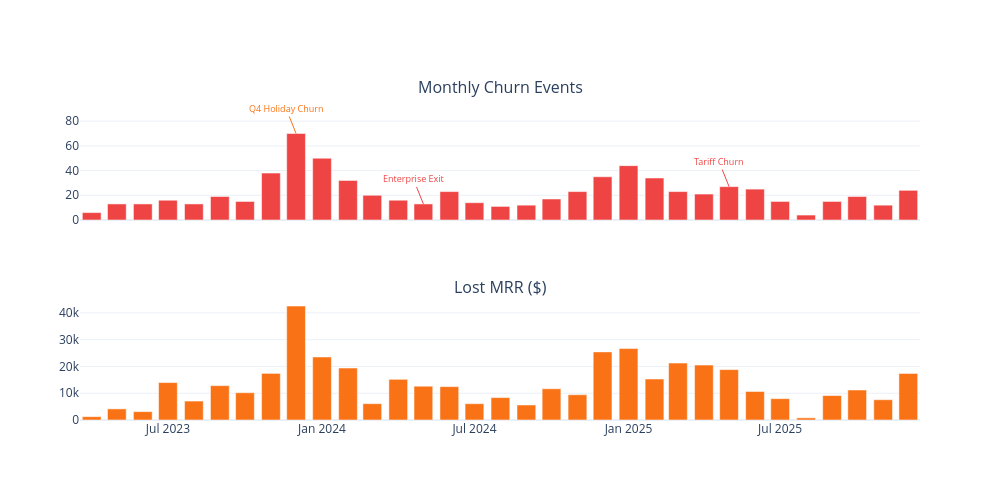

This figure's notebook cell:
### Code cell
# ── Monthly churn events with storyline annotations ──
churn_monthly = q("""
    SELECT strftime('%Y-%m', movement_date) as month,
           COUNT(*) as churns,
           SUM(ABS(amount)) as lost_mrr
    FROM mrr_movements WHERE movement_type = 'churn'
    GROUP BY month ORDER BY month
""")

fig = make_subplots(rows=2, cols=1, shared_xaxes=True,
                    subplot_titles=("Monthly Churn Events", "Lost MRR ($)"))
fig.add_trace(go.Bar(x=churn_monthly.month, y=churn_monthly.churns,
                     marker_color="#ef4444", name="Churns"), row=1, col=1)
fig.add_trace(go.Bar(x=churn_monthly.month, y=churn_monthly.lost_mrr,
                     marker_color="#f97316", name="Lost MRR"), row=2, col=1)

for month, label, color in [
    ("2023-12", "Q4 Holiday Churn", "#f97316"),
    ("2024-05", "Enterprise Exit", "#ef4444"),
    ("2025-05", "Tariff Churn", "#ef4444"),
]:
    if month in churn_monthly.month.values:
        y = churn_monthly[churn_monthly.month == month].churns.values[0]
        fig.add_annotation(x=month, y=y, text=label, showarrow=True, ay=-25,
                          font=dict(size=9, color=color), arrowcolor=color, row=1, col=1)

fig.update_layout(height=500, width=1000, showlegend=False)
fig.show()

### Figure 1 — Plotly figure (JSON) as saved in the notebook; plotly's stock layout.template omitted (floating-point values rounded to 4 significant figures)
{"data": [{"marker": {"color": "#ef4444"}, "name": "Churns", "type": "bar", "x": ["2023-04", "2023-05", "2023-06", "2023-07", "2023-08", "2023-09", "2023-10", "2023-11", "2023-12", "2024-01", "2024-02", "2024-03", "2024-04", "2024-05", "2024-06", "2024-07", "2024-08", "2024-09", "2024-10", "2024-11", "2024-12", "2025-01", "2025-02", "2025-03", "2025-04", "2025-05", "2025-06", "2025-07", "2025-08", "2025-09", "2025-10", "2025-11", "2025-12"], "xaxis": "x", "y": [6, 13, 13, 16, 13, 19, 15, 38, 70, 50, 32, 20, 16, 13, 23, 14, 11, 12, 17, 23, 35, 44, 34, 23, 21, 27, 25, 15, 4, 15, 19, 12, 24], "yaxis": "y"}, {"marker": {"color": "#f97316"}, "name": "Lost MRR", "type": "bar", "x": ["2023-04", "2023-05", "2023-06", "2023-07", "2023-08", "2023-09", "2023-10", "2023-11", "2023-12", "2024-01", "2024-02", "2024-03", "2024-04", "2024-05", "2024-06", "2024-07", "2024-08", "2024-09", "2024-10", "2024-11", "2024-12", "2025-01", "2025-02", "2025-03", "2025-04", "2025-05", "2025-06", "2025-07", "2025-08", "2025-09", "2025-10", "2025-11", "2025-12"], "xaxis": "x2", "y": [1247.0, 4151.0, 3123.0, 13980.0, 7079.0, 12830.0, 10190.0, 17410.0, 42580.0, 23540.0, 19410.0, 6103.0, 15190.0, 12620.0, 12460.0, 6094.0, 8378.0, 5610.0, 11680.0, 9437.0, 25440.0, 26690.0, 15320.0, 21250.0, 20510.0, 18830.0, 10650.0, 7973.0, 805.0, 9134.0, 11210.0, 7579.0, 17380.0], "yaxis": "y2"}], "layout": {"annotations": [{"font": {"size": 16}, "showarrow": false, "text": "Monthly Churn Events", "x": 0.5, "xanchor": "center", "xref": "paper", "y": 1, "yanchor": "bottom", "yref": "paper"}, {"font": {"size": 16}, "showarrow": false, "text": "Lost MRR ($)", "x": 0.5, "xanchor": "center", "xref": "paper", "y": 0.375, "yanchor": "bottom", "yref": "paper"}, {"arrowcolor": "#f97316", "ay": -25, "font": {"color": "#f97316", "size": 9}, "showarrow": true, "text": "Q4 Holiday Churn", "x": "2023-12", "xref": "x", "y": 70, "yref": "y"}, {"arrowcolor": "#ef4444", "ay": -25, "font": {"color": "#ef4444", "size": 9}, "showarrow": true, "text": "Enterprise Exit", "x": "2024-05", "xref": "x", "y": 13, "yref": "y"}, {"arrowcolor": "#ef4444", "ay": -25, "font": {"color": "#ef4444", "size": 9}, "showarrow": true, "text": "Tariff Churn", "x": "2025-05", "xref": "x", "y": 27, "yref": "y"}], "height": 500, "showlegend": false, "width": 1000, "xaxis": {"anchor": "y", "domain": [0, 1], "matches": "x2", "showticklabels": false}, "xaxis2": {"anchor": "y2", "domain": [0, 1]}, "yaxis": {"anchor": "x", "domain": [0.625, 1]}, "yaxis2": {"anchor": "x2", "domain": [0, 0.375]}}}
